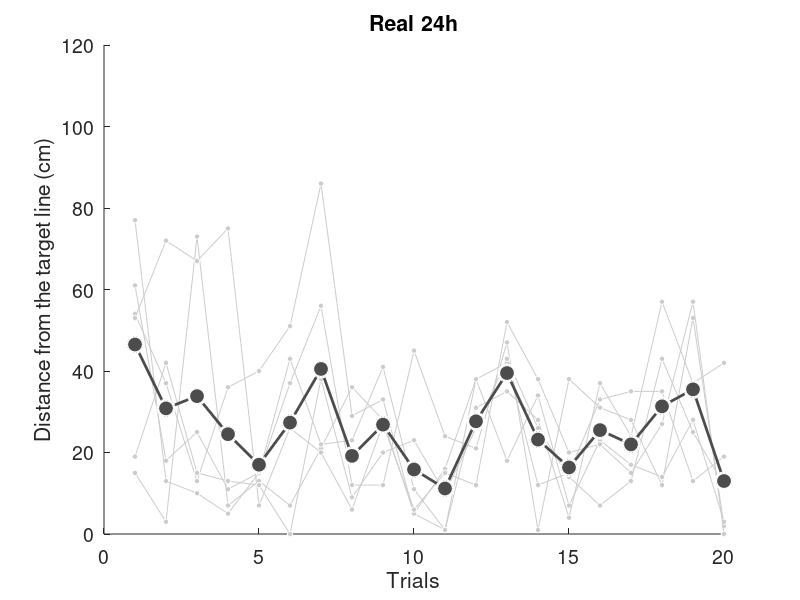

Write the MATLAB code that produced this figure.
load('scores.mat')

REAL_24h_abs = abs(REAL_24h_diff);
REAL_24h_abs_each = mean(REAL_24h_abs, 2);

x = 1:20;


figure('Position', [100 100 700 400]);
ylim([0, 120])
h = gca;
set(h, 'FontSize', 14)

xlabel('Trials')
ylabel('Distance from the target line (cm)')
title('Real 24h')

for i = 1:REAL_number
    hold on
    y = REAL_24h_abs(:,i);
    plot(x, y', '-o', ...
    'MarkerSize', 4, ...
    'MarkerFaceColor', light_gray, ...
    'MarkerEdgeColor', white, ...
    'Color', light_gray)
end

hold on

plot(x, REAL_24h_abs_each', '-o', ...
    'LineWidth', 2, ...
    'MarkerSize', 12, ...
    'MarkerFaceColor', dark_gray, ...
    'MarkerEdgeColor', white, ...
    'Color', dark_gray)

hold off

saveas(gcf,'./data/figures/REAL_24h_test','epsc')
